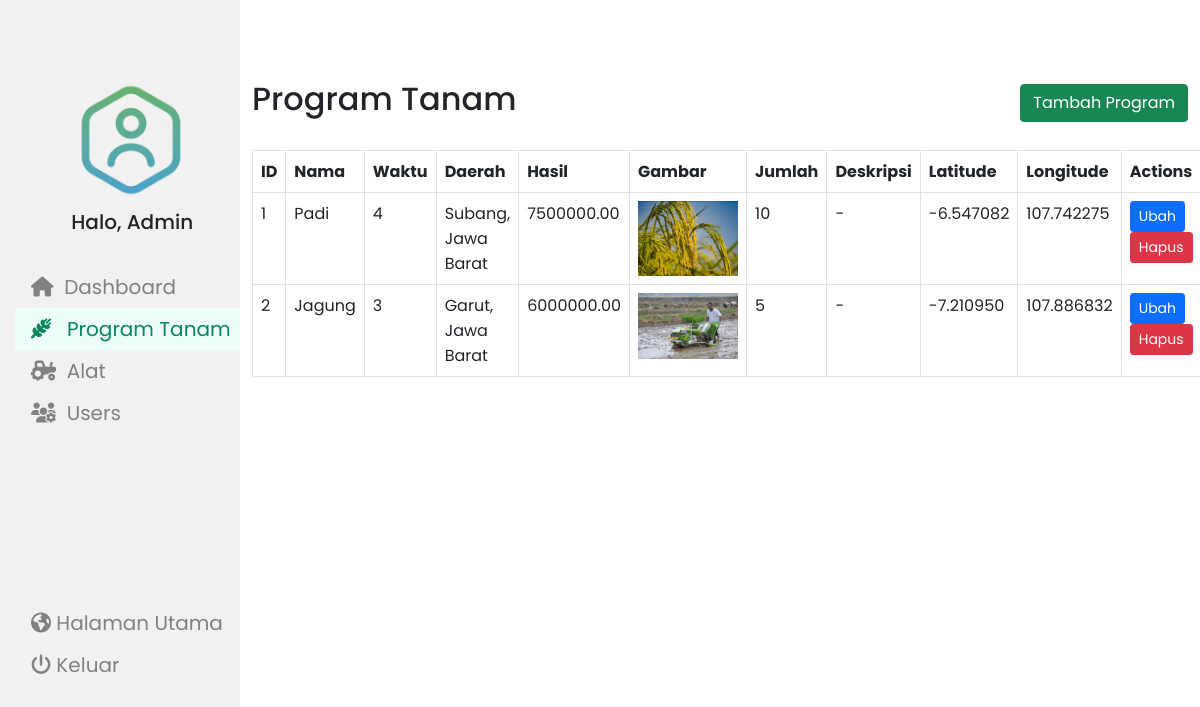
/admin/dashboard-2.php (signed in), run on the app's committed database.
### tables this page shows
CREATE TABLE program_tanam (
    id INT AUTO_INCREMENT PRIMARY KEY,
    nama VARCHAR(255) NOT NULL,
    waktu INT NOT NULL,
    daerah VARCHAR(255) NOT NULL,
    hasil DECIMAL(10, 2) NOT NULL,
    gambar VARCHAR(255),
    jumlah INT NOT NULL,
    deskripsi TEXT,
    latitude DECIMAL(9,6),
    longitude DECIMAL(9,6)
);

### admin/dashboard-2.php (the view, shortened to what this page needs)
<?php
include("../php/config.php");
?>
<html lang="en">
<head>
    <link rel="stylesheet" href="https://cdnjs.cloudflare.com/ajax/libs/font-awesome/4.7.0/css/font-awesome.min.css">
    <link rel="stylesheet" href="../css/bootstrap.min.css">
    <link rel="stylesheet" href="../css/dashstyle.css">
</head>
<body>
    <div class="sidebar">
        <div class="side-header">
            <img src="../image/admin.png" width="120" height="120">
            <h5 style="margin-top:10px;">Halo, Admin</h5>
        </div>
        <br>
        <a href="dashboard-1.php"><i class="fa-solid fa-house"></i>&nbsp Dashboard</a>
        <a href="dashboard-2.php" class="pressed"><i class="fa-solid fa-wheat-awn"></i>&nbsp&nbsp Program Tanam</a>
        <a href="dashboard-4.php"><i class="fa-solid fa-tractor"></i>&nbsp&nbspAlat</a>
        <a href="dashboard-5.php"><i class="fa-solid fa-users-gear"></i>&nbsp Users</a>
        <br><br><br><br><br><br><br>
        <a href="../menu.php"><i class="fa-solid fa-earth-americas"></i> Halaman Utama</a>
        <a href="../login.php" onclick="event.preventDefault(); if(confirm('Apakah Anda yakin ingin keluar?')){ window.location.href = '../login.php'; }"><i class="fa-solid fa-power-off"></i> Keluar</a>
    </div>
    <div class="main">
        <div class="main1">
            <div class="container">
                <div class="d-flex justify-content-between align-items-center mb-4">
                    <h2>Program Tanam</h2>
                    <a href="add-programtanam.php" class="btn btn-success">Tambah Program</a>
                </div>
                <table class="table table-bordered">
                    <thead class="thead-dark">
                        <tr>
                            <th>ID</th>
                            <th>Nama</th>
                            <th>Waktu</th>
                            <th>Daerah</th>
                            <th>Hasil</th>
                            <th>Gambar</th>
                            <th>Jumlah</th>
                            <th>Deskripsi</th>
                            <th>Latitude</th>
                            <th>Longitude</th>
                            <th>Actions</th>
                        </tr>
                    </thead>
                    <tbody>
                        <?php
                        $sql = "SELECT * FROM program_tanam";
                        $result = $con->query($sql);
                        if ($result->num_rows > 0) {
                            while ($row = $result->fetch_assoc()) {
                                echo "<tr>
                                <td>{$row['id']}</td>
                                <td>{$row['nama']}</td>
                                <td>{$row['waktu']}</td>
                                <td>{$row['daerah']}</td>
                                <td>{$row['hasil']}</td>
                                <td><img src='../image/tanaman/{$row['gambar']}' alt='Gambar' width='100'></td>
                                <td>{$row['jumlah']}</td>
                                <td>{$row['deskripsi']}</td>
                                <td>{$row['latitude']}</td>
                                <td>{$row['longitude']}</td>
                                <td>
                                    <a href='edit-programtanam.php?id={$row['id']}' class='btn btn-primary btn-sm'>Ubah</a>
                                    <a href='delete-programtanam?id={$row['id']}' class='btn btn-danger btn-sm'>Hapus</a>
                                </td>
                              </tr>";
                            }
                        } else {
                            echo "<tr><td colspan='11' class='text-center'>No records found</td></tr>";
                        }
                        ?>
                    </tbody>
                </table>
            </div>
        </div>
    </div>
</body>
</html>

### css/dashstyle.css (style rules this page uses)
body { background-color: white; font-family: "Poppins", sans-serif; text-rendering: optimizeLegibility; }
.sidebar { height: 100%; width: 20%; position: fixed; z-index: 1; top: 0; left: 0; background-color: #f1f1f1; overflow-x: hidden; padding-top: 80px; padding-left: 15px; }
.sidebar a { padding: 6px 8px 6px 16px; text-decoration: none; font-size: 20px; color: #818181; display: block; }
.side-header { margin-left: calc(100% / 4); }
.sidebar .pressed { color: #08875D; background-color: #EDFDF8; }
.main { width: 80%; margin-left: 20%; }
.main1 { margin-top: 80px; }

### data on the page
program_tanam: id "1", nama "Padi", waktu "4", daerah "Subang, Jawa Barat", hasil "7500000.00", gambar (picture), jumlah "10", deskripsi "-", latitude "-6.547082", longitude "107.742275"
program_tanam: id "2", nama "Jagung", waktu "3", daerah "Garut, Jawa Barat", hasil "6000000.00", gambar (picture), jumlah "5", deskripsi "-", latitude "-7.210950", longitude "107.886832"
